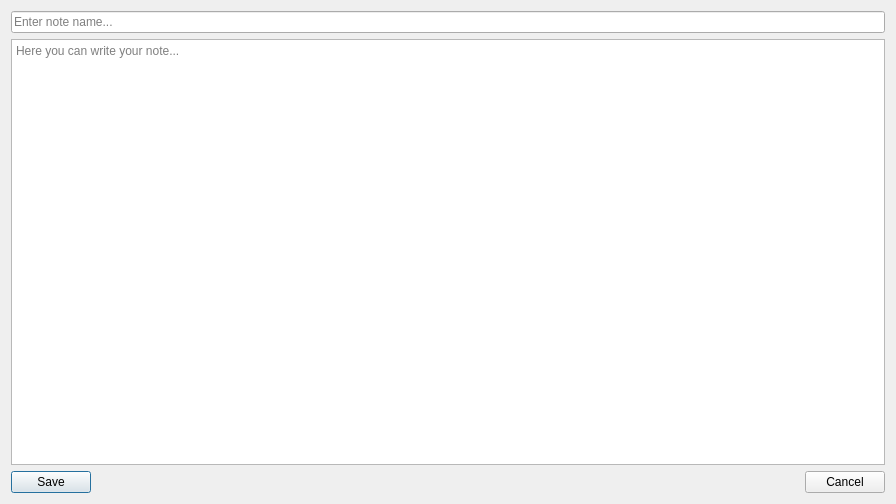
<?xml version="1.0" encoding="UTF-8"?>
<ui version="4.0">
 <class>CreateTextNoteWindow</class>
 <widget class="QDialog" name="CreateTextNoteWindow">
  <property name="geometry">
   <rect>
    <x>0</x>
    <y>0</y>
    <width>896</width>
    <height>504</height>
   </rect>
  </property>
  <property name="windowTitle">
   <string>Dialog</string>
  </property>
  <property name="windowIcon">
   <iconset resource="../icons.qrc">
    <normaloff>:/resource/icons/text.png</normaloff>:/resource/icons/text.png</iconset>
  </property>
  <layout class="QGridLayout" name="gridLayout">
   <item row="0" column="0">
    <layout class="QVBoxLayout" name="verticalLayout">
     <property name="sizeConstraint">
      <enum>QLayout::SetDefaultConstraint</enum>
     </property>
     <item>
      <widget class="QLineEdit" name="textNoteName">
       <property name="inputMask">
        <string>NNNNNNNNNNNNNNNNNNNNNNNNNNNNNNNNNNNNNNNNNNNNNNNNNNNNNNNNNNNNNNNNNNNNNNNNNNNNNNNNNNNNNNNNNNNNNNNNNNNNNNNNNNNNNNNNNNNNNNNNNNNNNNNNNNNNNNNNNNNNNNNNNNNNNNNNNNNNNNNNNNNNNNNNNNNNNNNNNNNNNNNNNNNNNNNNNNNNNNNNNNNNNNNNNNNNNNNNNNNNNNNNNNNNNNNNNNNNNNNNNNNNNNNNNNNNNNNN</string>
       </property>
       <property name="maxLength">
        <number>256</number>
       </property>
       <property name="placeholderText">
        <string>Enter note name...</string>
       </property>
      </widget>
     </item>
     <item>
      <widget class="QTextEdit" name="textNoteField">
       <property name="placeholderText">
        <string>Here you can write your note...</string>
       </property>
      </widget>
     </item>
     <item>
      <layout class="QHBoxLayout" name="horizontalLayout_3">
       <item>
        <widget class="QPushButton" name="saveButton">
         <property name="sizePolicy">
          <sizepolicy hsizetype="Minimum" vsizetype="Minimum">
           <horstretch>0</horstretch>
           <verstretch>0</verstretch>
          </sizepolicy>
         </property>
         <property name="text">
          <string>Save</string>
         </property>
         <property name="icon">
          <iconset resource="../icons.qrc">
           <normaloff>:/resource/icons/save.png</normaloff>:/resource/icons/save.png</iconset>
         </property>
        </widget>
       </item>
       <item>
        <spacer name="horizontalSpacer">
         <property name="orientation">
          <enum>Qt::Horizontal</enum>
         </property>
         <property name="sizeHint" stdset="0">
          <size>
           <width>40</width>
           <height>20</height>
          </size>
         </property>
        </spacer>
       </item>
       <item>
        <widget class="QPushButton" name="cancelButton">
         <property name="sizePolicy">
          <sizepolicy hsizetype="Minimum" vsizetype="Minimum">
           <horstretch>0</horstretch>
           <verstretch>0</verstretch>
          </sizepolicy>
         </property>
         <property name="text">
          <string>Cancel</string>
         </property>
         <property name="icon">
          <iconset resource="../icons.qrc">
           <normaloff>:/resource/icons/back.png</normaloff>:/resource/icons/back.png</iconset>
         </property>
        </widget>
       </item>
      </layout>
     </item>
    </layout>
   </item>
  </layout>
 </widget>
 <resources>
  <include location="../icons.qrc"/>
 </resources>
 <connections/>
</ui>
